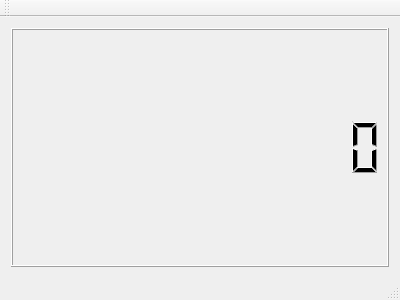
<?xml version="1.0" encoding="UTF-8"?>
<ui version="4.0">
 <class>MainWindow</class>
 <widget class="QMainWindow" name="MainWindow">
  <property name="geometry">
   <rect>
    <x>0</x>
    <y>0</y>
    <width>400</width>
    <height>300</height>
   </rect>
  </property>
  <property name="windowTitle">
   <string>MainWindow</string>
  </property>
  <widget class="QWidget" name="centralWidget">
   <layout class="QGridLayout" name="gridLayout">
    <item row="0" column="0">
     <widget class="QLCDNumber" name="lcdNumber">
      <property name="locale">
       <locale language="English" country="UnitedStates"/>
      </property>
      <property name="digitCount">
       <number>12</number>
      </property>
     </widget>
    </item>
   </layout>
  </widget>
  <widget class="QMenuBar" name="menuBar">
   <property name="geometry">
    <rect>
     <x>0</x>
     <y>0</y>
     <width>400</width>
     <height>23</height>
    </rect>
   </property>
  </widget>
  <widget class="QToolBar" name="mainToolBar">
   <attribute name="toolBarArea">
    <enum>TopToolBarArea</enum>
   </attribute>
   <attribute name="toolBarBreak">
    <bool>false</bool>
   </attribute>
  </widget>
  <widget class="QStatusBar" name="statusBar"/>
 </widget>
 <layoutdefault spacing="6" margin="11"/>
 <resources/>
 <connections/>
</ui>
